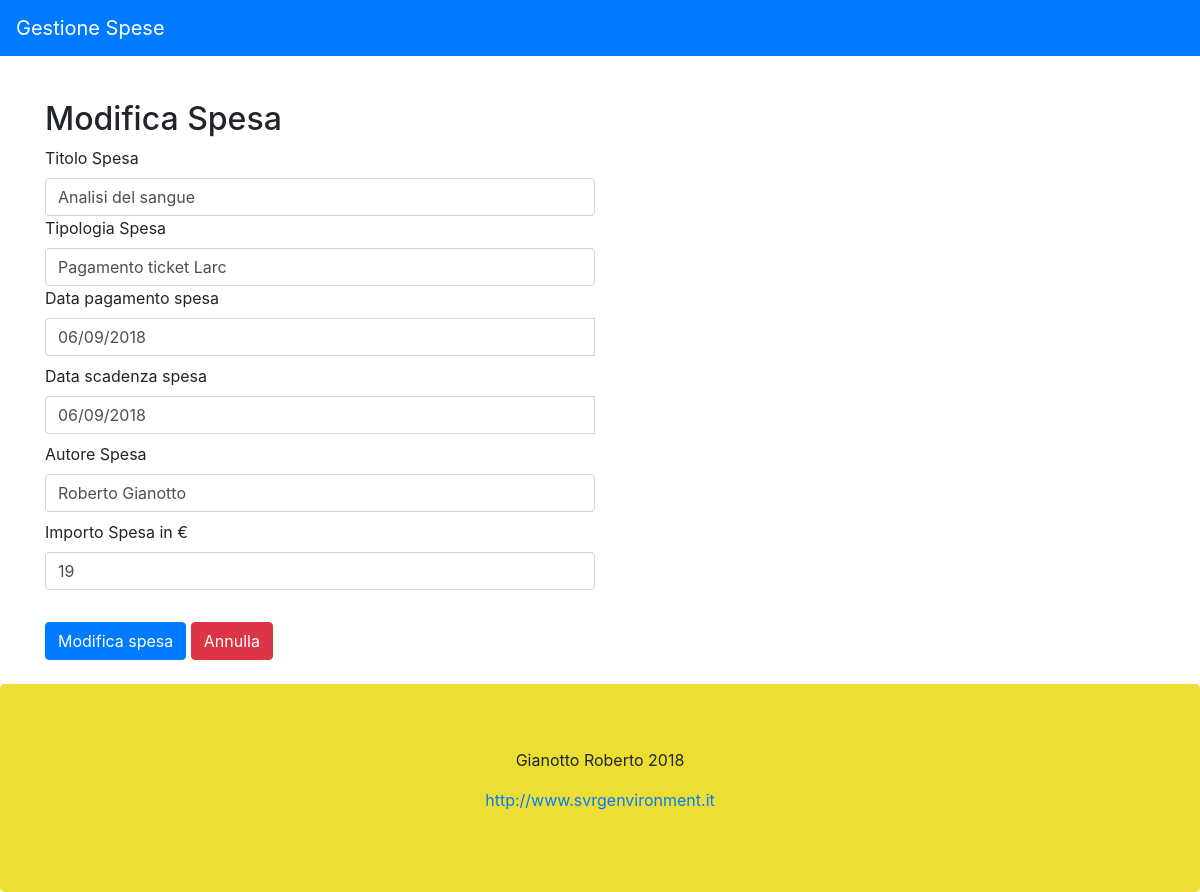
Page /modifica_spesa.php?idSpesa=1 on the committed database.
### tables this page shows
CREATE TABLE `spesa` (
  `id` int(11) NOT NULL,
  `titolo_spesa` varchar(255) NOT NULL,
  `tipologia_spesa` varchar(255) NOT NULL,
  `data_pagamento_spesa` date NOT NULL,
  `data_scadenza_spesa` date NOT NULL,
  `autore_spesa` varchar(255) NOT NULL,
  `importo_spesa` float NOT NULL
);

### function/db_operations.php (called while the page is built, shortened)
<?php
function connetti(){
    $host = HOSTNAME;
    $user = DB_USER;
    $password = DB_PASSWORD;
    $db = DB_NAME;
    $mysqli = new mysqli($host,$user,$password,$db);
    return $mysqli;
}
function seleziona_spesa($id){
    $mysqli = connetti();
    $sql = "SELECT * FROM spesa WHERE id = " . $id;
    $risultato_query = $mysqli->query($sql);
    $array_righe = [];
    while($righe_tabella = $risultato_query->fetch_array(MYSQLI_ASSOC)){
        $array_righe[] = $righe_tabella;
    }
    return $array_righe;
}

### classes/Spesa.php (called while the page is built, shortened)
<?php
class Spesa
{
    private $titolo_spesa;
    private $tipologia_spesa;
    private $data_pagamento_spesa;
    private $data_scadenza_spesa;
    private $autore_spesa;
    private $importo_spesa;
    public function __construct($titolo,$tipologia,$dataP,$dataS,$autore,$importo)
    {
        $this->titolo_spesa = $titolo;
        $this->tipologia_spesa = $tipologia;
        $this->data_pagamento_spesa = $dataP;
        $this->data_scadenza_spesa = $dataS;
        $this->autore_spesa = $autore;
        $this->importo_spesa = $importo;
    }
    public function getTitoloSpesa(){
        return $this->titolo_spesa;
    }
    public function getTipologiaSpesa(){
        return $this->tipologia_spesa;
    }
    public function getDataPagamentoSpesa(){
        return $this->data_pagamento_spesa;
    }
    public function getDataScadenzaSpesa(){
        return $this->data_scadenza_spesa;
    }
    public function getAutoreSpesa(){
        return $this->autore_spesa;
    }
    public function getImportoSpesa(){
        return $this->importo_spesa;
    }
}

### function/validazione.php (called while the page is built, shortened)
<?php
function gira_data_pagamento_spesa($data_pagamento){
    $data_explode = explode("-",$data_pagamento);
    $data_pagamento_per_frontend = $data_explode[1].'/'.$data_explode[2].'/'.$data_explode[0];
    return $data_pagamento_per_frontend;
}
function gira_data_scadenza_spesa($data_scadenza){
    $data_explode = explode("-",$data_scadenza);
    $data_pagamento_per_frontend = $data_explode[1].'/'.$data_explode[2].'/'.$data_explode[0];
    return $data_pagamento_per_frontend;
}

### modifica_spesa.php (the view, shortened to what this page needs)
<?php
require_once 'classes/Spesa.php';
require_once 'function/db_operations.php';
require_once 'function/validazione.php';
require("header_2.php");
$spesa_upd = '';
if (!empty($_GET['idSpesa']) && isset($_GET['idSpesa'])){
    $id_spesa = $_GET['idSpesa'];
    $spesa_array = seleziona_spesa($id_spesa);
    $titolo_spesa = $spesa_array[0]["titolo_spesa"];
    $tipologia_spesa = $spesa_array[0]['tipologia_spesa'];
    $data_pagamento_spesa = $spesa_array[0]['data_pagamento_spesa'];
    $data_scadenza_spesa = $spesa_array[0]['data_scadenza_spesa'];
    $autore_spesa = $spesa_array[0]['autore_spesa'];
    $importo_spesa = $spesa_array[0]['importo_spesa'];
    $spesa_upd = new Spesa(
            $titolo_spesa,
            $tipologia_spesa,
            $data_pagamento_spesa,
            $data_scadenza_spesa,
            $autore_spesa,
            $importo_spesa
    );
}
?>
    <div class="container">
        <br>
        <div class="row">
            <div class="col-md-12">
                <h2>Modifica Spesa</h2>
            </div>
        </div>
        <form action="risultato_modifica.php" method="post" id="formModifica">
            <div class="form-row">
                <div class="col-md-6">
                    <label for="titolo_spesa">Titolo Spesa</label>
                    <input name="titolo" type="text" class="form-control" id="titoloSpesa" placeholder="Titolo spesa" value="<?php echo $spesa_upd->getTitoloSpesa(); ?>" required>
                </div>
            </div>
            <div class="form-row">
                <div class="col-md-6">
                    <label for="tipologia_spesa">Tipologia Spesa</label>
                    <input name="tipologia" type="text" class="form-control" id="tipologiaSpesa" placeholder="Tipologia spesa" value="<?php echo $spesa_upd->getTipologiaSpesa(); ?>" required>
                </div>
            </div>
            <div class="form-row">
                <div class="col-md-6 mb-2">
                    <label for="datapagamentospesa">Data pagamento spesa</label>
                    <div class="input-group date">
                        <input name="data_pagamento" type="text" class="form-control" value="<?php echo gira_data_pagamento_spesa($spesa_upd->getDataPagamentoSpesa()); ?>" placeholder="mm/gg/YYYY" required>
                    </div>
                </div>
            </div>
            <div class="form-row">
                <div class="col-md-6 mb-2">
                    <label for="datascadenzaspesa">Data scadenza spesa</label>
                    <div class="input-group date">
                        <input name="data_scadenza" type="text" class="form-control" value="<?php echo gira_data_scadenza_spesa($spesa_upd->getDataScadenzaSpesa()); ?>" placeholder="mm/gg/YYYY" required>
                    </div>
                </div>
            </div>
            <div class="form-row">
                <div class="col-md-6 mb-2">
                    <label for="autore_spesa">Autore Spesa</label>
                    <input name="autore" type="text" class="form-control" id="autoreSpesa" placeholder="Autore spesa" value="<?php echo $spesa_upd->getAutoreSpesa(); ?>" required>
                </div>
            </div>
            <div class="form-row">
                <div class="col-md-6 mb-2">
                    <label for="Importo_spesa">Importo Spesa in €</label>
                    <input name="importo" type="decimal" class="form-control" id="importSpesa" placeholder="Importo spesa" value="<?php echo $spesa_upd->getImportoSpesa(); ?>" required>
                </div>
            </div>
            <br>
            <button type="submit" class="btn btn-primary">Modifica spesa</button>
            <button type="button" class="btn btn-danger" onclick="tornaAllaIndex()">Annulla</button>
        </form>
    </div>
<?php
require("footer.php");

### css/custom.css (style rules this page uses)
.container { margin-top: 20px; }

### rows in the picture
spesa: titolo "Analisi del sangue", tipologia "Pagamento ticket Larc", data_pagamento "06/09/2018", data_scadenza "06/09/2018", autore "Roberto Gianotto", importo "19"

### other values in the picture
COPYRIGHT "Gianotto Roberto 2018"
WEBSITE_URL "http://www.svrgenvironment.it"
